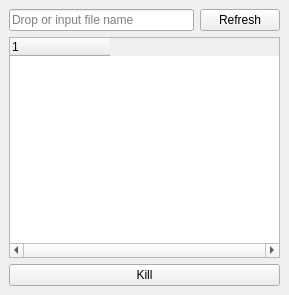
<?xml version="1.0" encoding="UTF-8"?>
<ui version="4.0">
 <class>MainWindow</class>
 <widget class="QMainWindow" name="MainWindow">
  <property name="geometry">
   <rect>
    <x>0</x>
    <y>0</y>
    <width>289</width>
    <height>295</height>
   </rect>
  </property>
  <property name="windowTitle">
   <string>Uexit</string>
  </property>
  <widget class="QWidget" name="centralwidget">
   <layout class="QVBoxLayout" name="verticalLayout">
    <item>
     <layout class="QHBoxLayout" name="horizontalLayout_2">
      <item>
       <widget class="QLineEdit" name="file_path_input">
        <property name="text">
         <string/>
        </property>
        <property name="placeholderText">
         <string>Drop or input file name</string>
        </property>
       </widget>
      </item>
      <item>
       <widget class="QPushButton" name="refresh_pushbutton">
        <property name="text">
         <string>Refresh</string>
        </property>
       </widget>
      </item>
     </layout>
    </item>
    <item>
     <layout class="QVBoxLayout" name="verticalLayout_2">
      <item>
       <widget class="QTreeWidget" name="process_tree">
        <property name="horizontalScrollBarPolicy">
         <enum>Qt::ScrollBarAlwaysOn</enum>
        </property>
        <attribute name="headerCascadingSectionResizes">
         <bool>false</bool>
        </attribute>
        <attribute name="headerStretchLastSection">
         <bool>false</bool>
        </attribute>
        <column>
         <property name="text">
          <string notr="true">1</string>
         </property>
        </column>
       </widget>
      </item>
     </layout>
    </item>
    <item>
     <widget class="QPushButton" name="kill_pushbutton">
      <property name="text">
       <string>Kill</string>
      </property>
     </widget>
    </item>
   </layout>
  </widget>
 </widget>
 <resources/>
 <connections/>
</ui>
